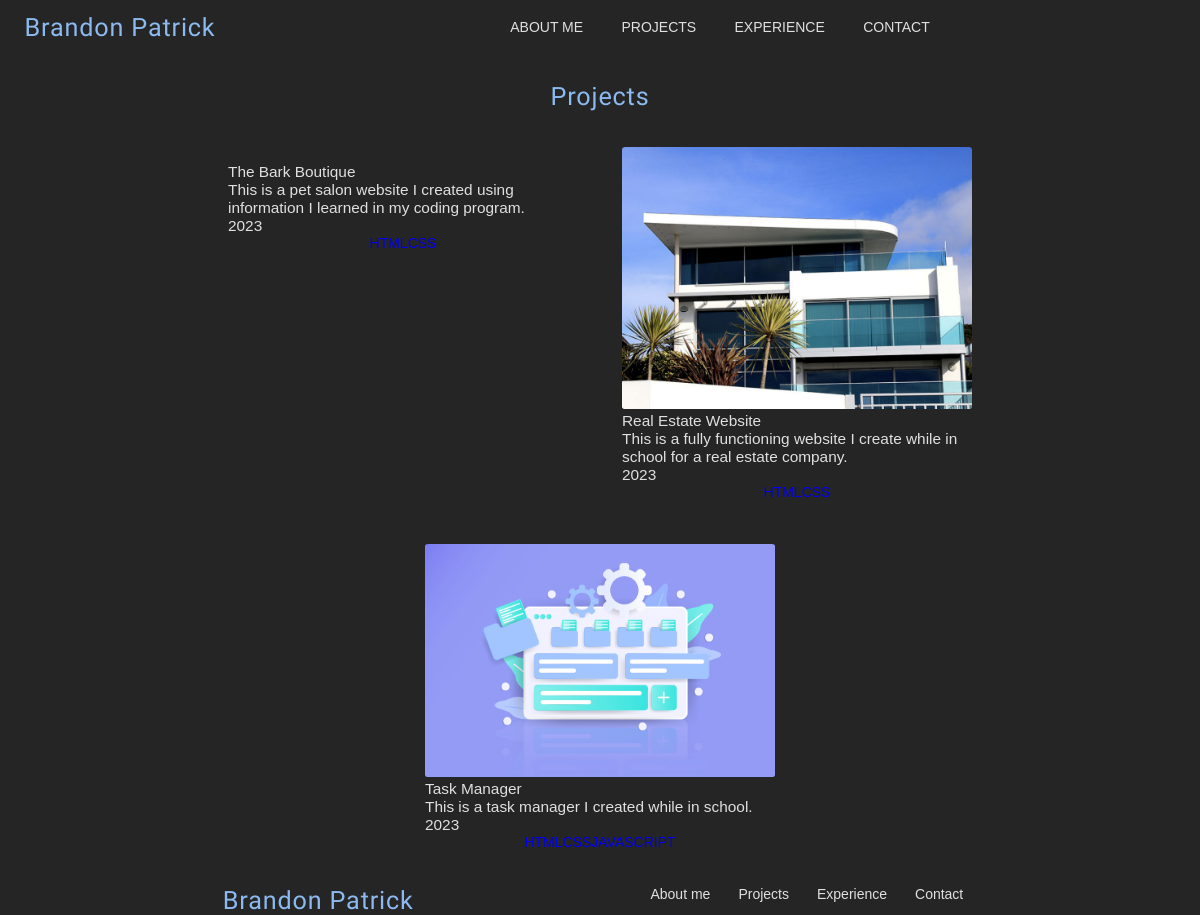
/projects/, run on the app's committed database.
### projects/models.py (models this page shows, shortened)
class Project (models.Model):
    name = models.CharField(max_length=255)
    description = models.TextField()
    year = models.IntegerField()
    img = models.ImageField(upload_to='projects_images/')
    repository = models.URLField()
    technologies = models.ManyToManyField(Tech)

### projects/views.py (the view)
# urls.py: path("", views.projects_list, name='projects_list'),
def projects_list(request):
    projects = Project.objects.all()
    return render(request, 'projects/projects_list.html', {'projects': projects})

### templates/projects/projects_list.html (shortened to what this page needs)
{% extends 'base.html' %}
{% load static %}
{% block content %}
<section class="projects-section center">
    <h2>Projects</h2>
    <div class="projects-list">
        {% for project in projects %}
            <div class="project-card">
                <a href="{{project.repository}}" target="_blank">
                    <img src="{{project.img}}" alt="">
                    <p>{{project.name}}</p>
                    <p>{{project.description}}</p>
                    <p>{{project.year}}</p>
                    <div class="technology center">
                        {%for tech in project.technologies.all %}
                        <label>{{tech.name}}</label>
                        {% endfor %}
                    </div>
                </a>
            </div>
        {% endfor %}
        </div>
</section>
{% endblock content %}

### templates/base.html (shortened to what this page needs)
<!DOCTYPE html>
<html lang="en">
<head>
    {% load static %}
    <link rel="stylesheet" href="{% static './css/base.css' %}">
    <link rel="stylesheet" href="{% static './css/header.css' %}">
    <link rel="stylesheet" href="{% static './css/sections.css' %}">
    <link rel="stylesheet" href="{% static './css/footer.css' %}">
    <link rel="stylesheet" href="{% static './css/responsive.css' %}">
</head>
<body>
    <header class="center">
        <div class="logo center">
            <a href="">
                <h2>Brandon Patrick</h2>
            </a>
        </div>
        <nav>
            <div class="nav-link center">
                <a href="{% url 'home' %}">About me</a>
                <a href="{% url 'projects_list' %}">Projects</a>
                <a href="{% url 'experience_list' %}">Experience</a>
                <a href="{% url 'contact' %}">Contact</a>
            </div>
        </nav>
    </header>
    {% block content %}
    {% endblock content %}
    <footer>
        <a href="{% url 'home' %}">
            <h2>Brandon Patrick</h2>
        </a>
        <nav class="nav-footer center">
            <a href="{% url 'home' %}">About me</a>
            <a href="{% url 'projects_list' %}">Projects</a>
            <a href="{% url 'experience_list' %}">Experience</a>
            <a href="{% url 'contact' %}">Contact</a>
        </nav>
    </footer>
</body>
</html>

### static/css/base.css (style rules this page uses)
:root { --primary-color: #8CBAF0; --primary-color-100: #D2E4F9; --primary-color-300: #78AFED; --secondary-color: #6E6D5B; --secondary-color-600: #04C876; --secondary-color-900: #252525; --neutral-color: #e0e0e0; --background-color: #f4f4f4; --surface-color: #252525; --lobster-font: 'Caudex', serif; --sans-font: 'SM sans', sans-serif; }
.center { display: flex; justify-content: center; align-items: center; }
html { font-size: 14px; background-color: var(--background-color); }
* { font-family: var(--sans-font); margin: 0px; padding: 0px; }
body { height: 100vh; display: flex; flex-direction: column; justify-content: space-between; }
a { text-decoration: none; }
h2 { color: var(--primary-color); font-family: var(--lobster-font); font-weight: 400; letter-spacing: 0.06rem; font-size: 1.8rem; }
p { color: var(--neutral-color); font-size: 1.1rem; }

### static/css/header.css (style rules this page uses)
header { background-color: var(--surface-color); height: 60px; position: sticky; top: 0px; }
.logo { width: 20%; height: 100%; }
nav { width: 80%; height: 100%; }
.nav-link { height: 100%; }
.nav-link a { color: var(--neutral-color); text-decoration: none; font-size: 1rem; text-transform: uppercase; margin: 2%; text-transform: 1% 2%; }

### static/css/sections.css (style rules this page uses)
.projects-section { flex-direction: column; padding: 2rem; background-color: var(--secondary-color-900); }
.projects-section p { color: var(--neutral-color); }
.project-card img { width: 100%; border-radius: 1%; }
.project-card { border-radius: 1%; display: flex; flex-wrap: wrap; padding: 0.5rem; width: 25rem; border: 1px solid var(--secondary-color-900); }
.projects-list { margin-top: 2rem; display: flex; flex-wrap: wrap; justify-content: center; width: 100%; gap: 2rem; }

### static/css/footer.css (style rules this page uses)
footer { height: 10rem; background-color: var(--surface-color); display: flex; justify-content: space-evenly; align-items: center; }
footer nav { width: max-content; }
footer nav a { color: var(--neutral-color); text-decoration: none; margin: 0px 1rem; height: 2rem; }

### data on the page
Project: name "The Bark Boutique", description "This is a pet salon website I created using information I learned in my coding program.", year "2023"
Project: img (picture), name "Real Estate Website", description "This is a fully functioning website I create while in school for a real estate company.", year "2023"
Project: img (picture), name "Task Manager", description "This is a task manager I created while in school.", year "2023"
